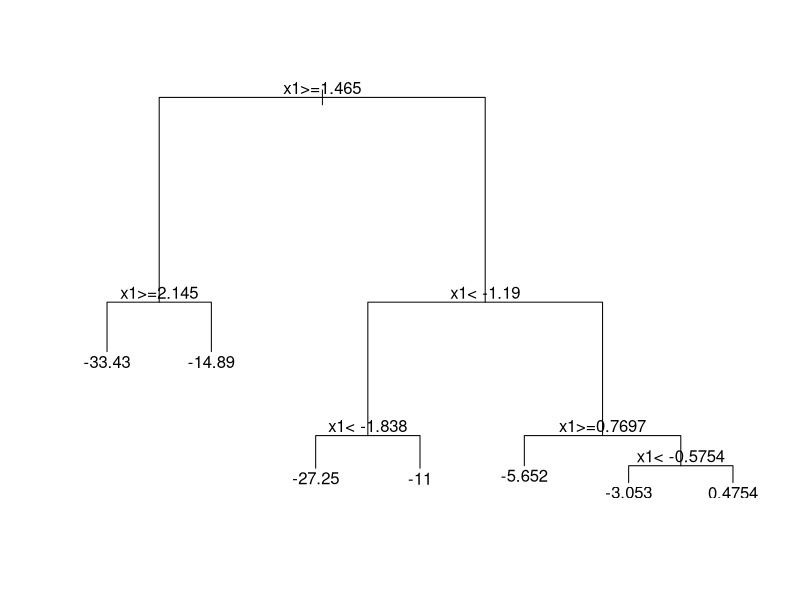
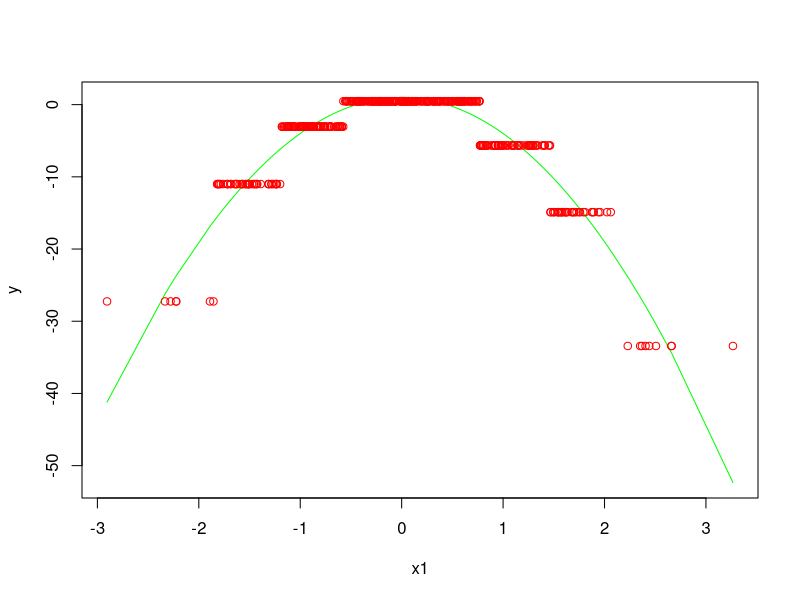
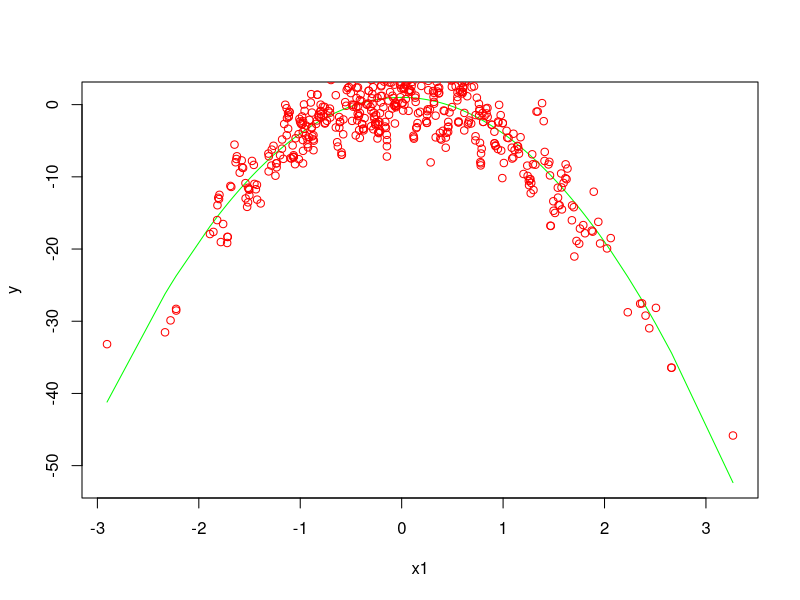
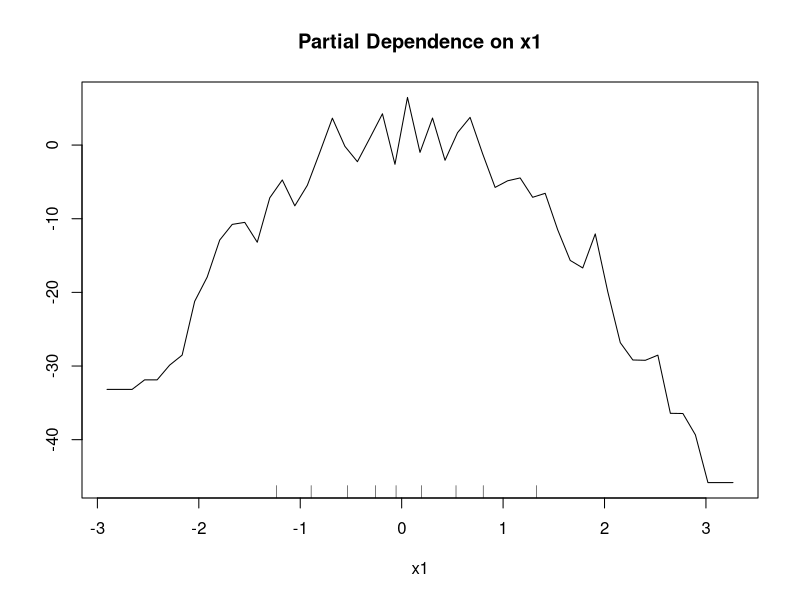
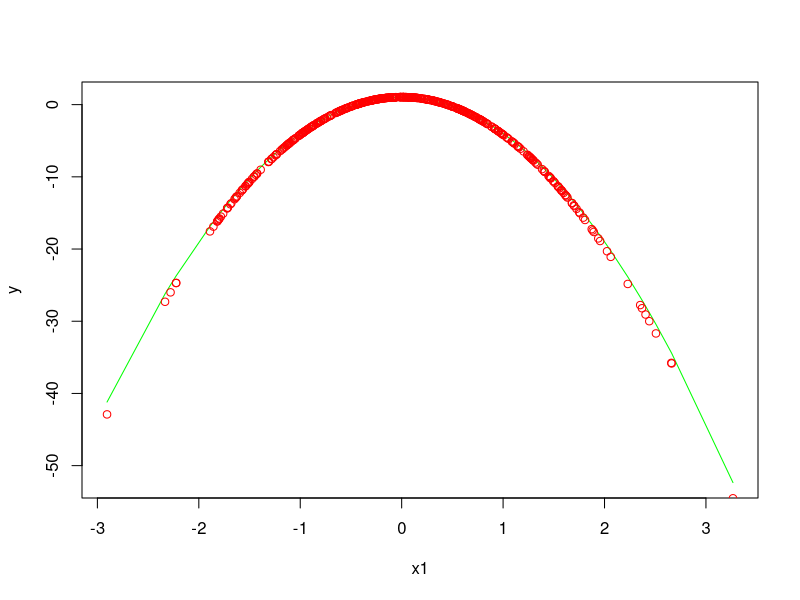

The R script that drew these images, in order:
#
# EPage 208
#
# Written by:
# -- 
# John L. Weatherwax                2009-04-21
# 
# email: wax@alum.mit.edu
# 
# Please send comments and especially bug reports to the
# above email address.
# 
#-----

#install.packages("randomForest")

library(rpart)
library(randomForest)

set.seed(0)

# Part (1):
#
x1 = rnorm(500)
x12 = x1^2
y = 1 + (-5*x12) + (5*rnorm(500))

x1_sorted = sort(x1)
y_truth = 1 - 5*(x1_sorted^2)


# Part (2) (fit a linear model of y to x12):
#
linear_model = lm( y ~ x12 )
summary( linear_model )

p_DF = data.frame( x12=(x1_sorted^2) )
yhat = predict( linear_model, newdata=p_DF )

postscript("../../WriteUp/Graphics/Chapter5/prob_1_f_X_from_x12.eps", onefile=FALSE, horizontal=FALSE)
plot( x1_sorted, y_truth, col="green", type="l", xlab="x1", ylab="y" )
lines( x1_sorted, yhat, type="p", col="red" )
dev.off()


# Part (3): Train a CART tree:
# 
tree = rpart( y ~ x1, method="anova" )

# View the CART tree:
# 
#postscript("../../WriteUp/Graphics/Chapter5/prob_1_tree_plot.eps", onefile=FALSE, horizontal=FALSE)
plot(tree)
text(tree,use.n=FALSE)
#dev.off()

# Lets get the CART predictions (in sample):
#
yhat_tree = predict( tree, data.frame( x1=x1_sorted ) )

#postscript("../../WriteUp/Graphics/Chapter5/prob_1_f_X_from_x1_CART.eps", onefile=FALSE, horizontal=FALSE)
plot( x1_sorted, y_truth, col="green", type="l", xlab="x1", ylab="y" )
lines( x1_sorted, yhat_tree, type="p", col="red" )
#dev.off()


# Part (4): Apply random forests to this problem: 
#
training_DF = data.frame( x1=x1, y=y ) # a data frame with a scalar input (x1) and a response
rf = randomForest( y ~ ., data=training_DF )
summary(rf)

# try to predict on some testing data: 
test_DF = data.frame( x1=x1_sorted )
yhat_rf = predict( rf, newdata=test_DF )

#postscript("../../WriteUp/Graphics/Chapter5/prob_1_f_X_from_x1_random_forest.eps", onefile=FALSE, horizontal=FALSE)
plot( x1_sorted, y_truth, col="green", type="l", xlab="x1", ylab="y" )
lines( x1_sorted, yhat_rf, type="p", col="red" )
#dev.off()


# Part (6): A partial dependence plot
#
#postscript("../../WriteUp/Graphics/Chapter5/prob_1_random_forest_partial_dependence.eps", onefile=FALSE, horizontal=FALSE)
partialPlot( rf, training_DF, x1 )
#dev.off()

# Variable importance can be assessed with :
importance( rf )

